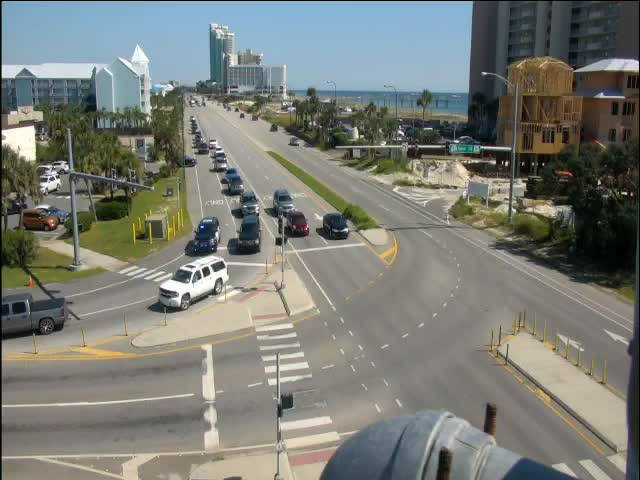
#> input picture FFAPI/fetched_images/AL_182_E_-_AL_161$21-10-16_13_56_26.jpg, 640 x 480 px, found by its file name; its folder holds only this picture in this run
$ python FF_process_fetch_images.py
#> lines starting #> are read from the running program, lines starting #| are printed output that depends on the picture
from PIL import Image
import os
from random import randrange

def crop_traffic_camera_image(img_name):
    img = Image.open(img_name)
#> img is the input picture: PIL image 640x480 RGB; mean R, G, B 121.3, 124.1, 117.3
    img = img.resize((640, 640))
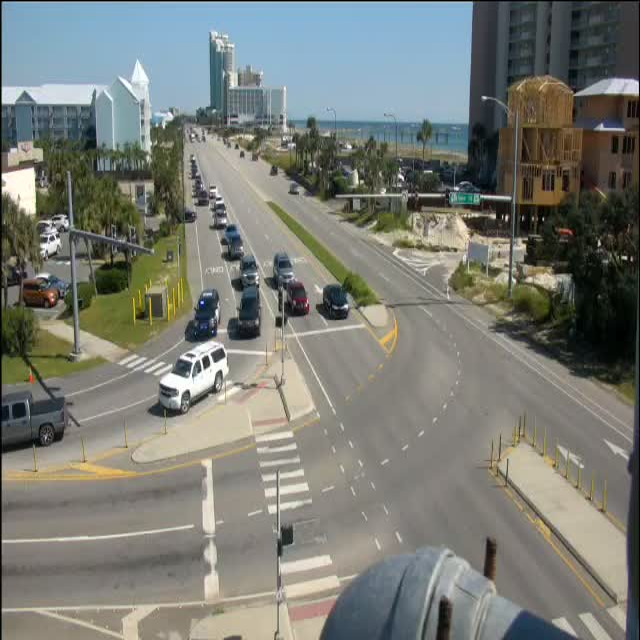
#> img: PIL image 640x640 RGB; mean R, G, B 121.3, 124.1, 117.3
    area = (0, 120, 640, 490)
    cropped_img = img.crop(area)
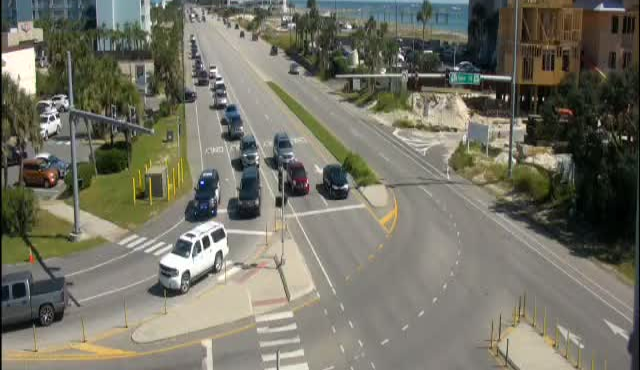
#> cropped_img: PIL image 640x370 RGB; mean R, G, B 115.4, 114.1, 100.6
    return cropped_img


directory = "/home/daviradia001/FFAPI/fetched_images"
processed_directory = "/home/daviradia001/FFAPI/processed_fetched_images"

for filename in os.listdir(directory):
    if filename.endswith(".jpg"):
        fnm = os.path.join(directory, filename)
        print(fnm)
        im = crop_traffic_camera_image(fnm)
        try:
            im.save(os.path.join(processed_directory, filename))

        except Exception as ex:
            pass
    else:
        continue

$ run again, on FFAPI/fetched_images/Broward_Blvd_and_NW_31st_Ave$21-10-16_13_56_23.jpg
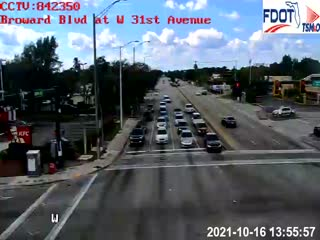
#> input picture FFAPI/fetched_images/Broward_Blvd_and_NW_31st_Ave$21-10-16_13_56_23.jpg, 320 x 240 px, found by its file name
#> in crop_traffic_camera_image, img is the input picture: PIL image 320x240 RGB; mean R, G, B 88.2, 96.4, 105.5
#> in crop_traffic_camera_image, `img = img.resize((640, 640))`:
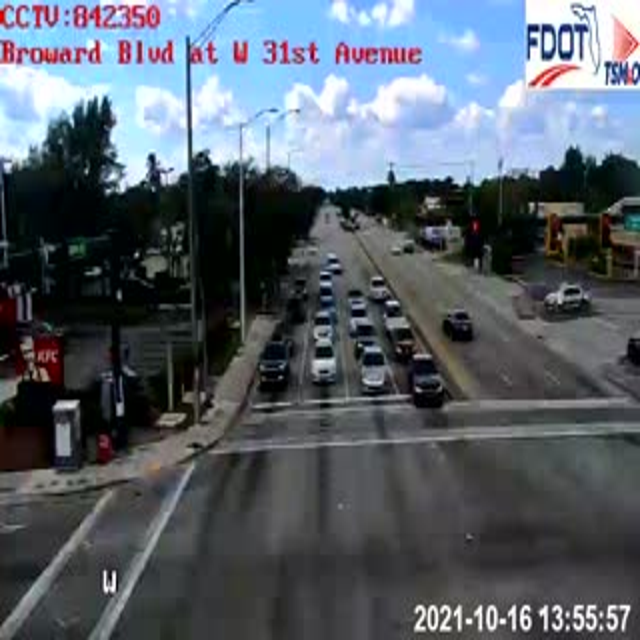
#> img: PIL image 640x640 RGB; mean R, G, B 88.2, 96.4, 105.4
#> in crop_traffic_camera_image, `cropped_img = img.crop(area)`:
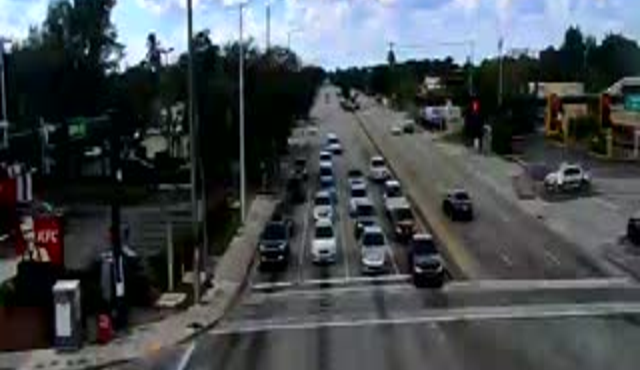
#> cropped_img: PIL image 640x370 RGB; mean R, G, B 69, 74.7, 78.1

$ run again, on FFAPI/fetched_images/FL-Lakeland_LA_Florida_Ave_-_Edgewood_Dr$21-10-16_13_56_27.jpg
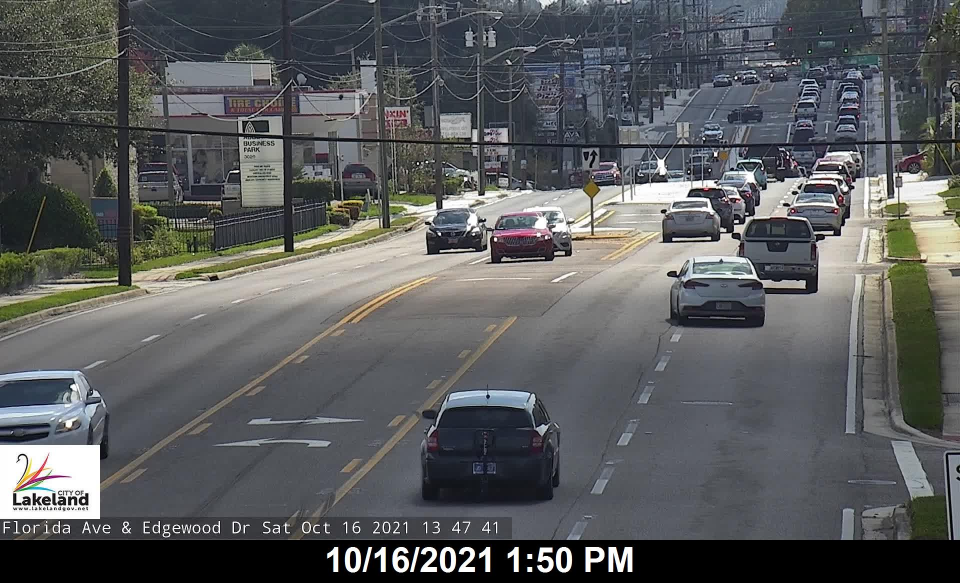
#> input picture FFAPI/fetched_images/FL-Lakeland_LA_Florida_Ave_-_Edgewood_Dr$21-10-16_13_56_27.jpg, 1920 x 1166 px, found by its file name (shown at 1/2 size)
#> in crop_traffic_camera_image, img is the input picture: PIL image 1920x1166 RGB; mean R, G, B 90.1, 91.9, 92.9
#> in crop_traffic_camera_image, `img = img.resize((640, 640))`:
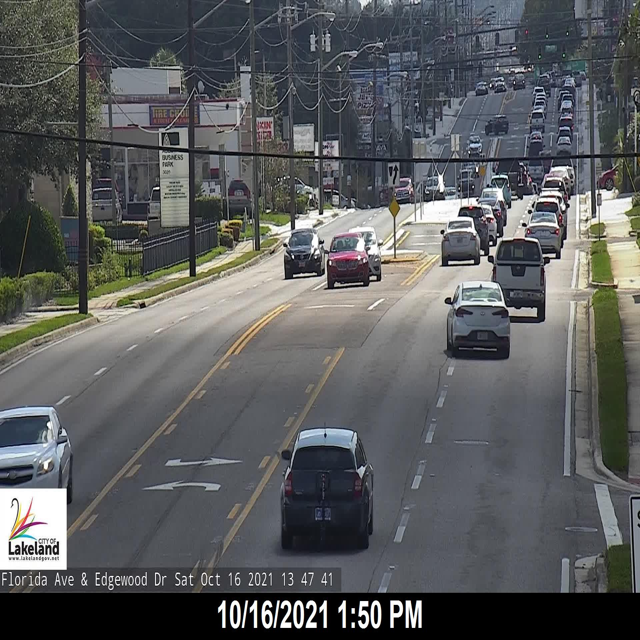
#> img: PIL image 640x640 RGB; mean R, G, B 90.1, 91.9, 92.9
#> in crop_traffic_camera_image, `cropped_img = img.crop(area)`:
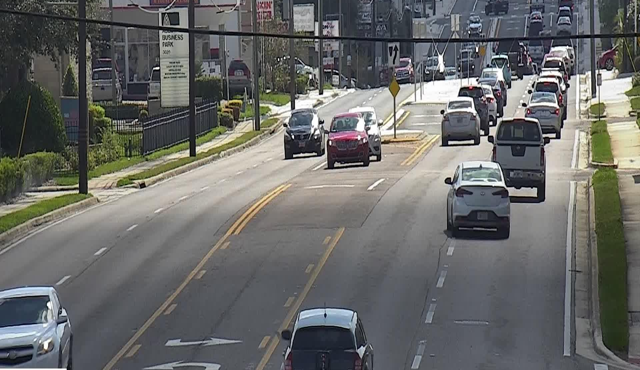
#> cropped_img: PIL image 640x370 RGB; mean R, G, B 104.7, 105.6, 103.9

$ run again, on FFAPI/fetched_images/FL-Lakeland_LA_Florida_Ave_-_Lake_Miriam_Dr$21-10-16_13_56_28.jpg
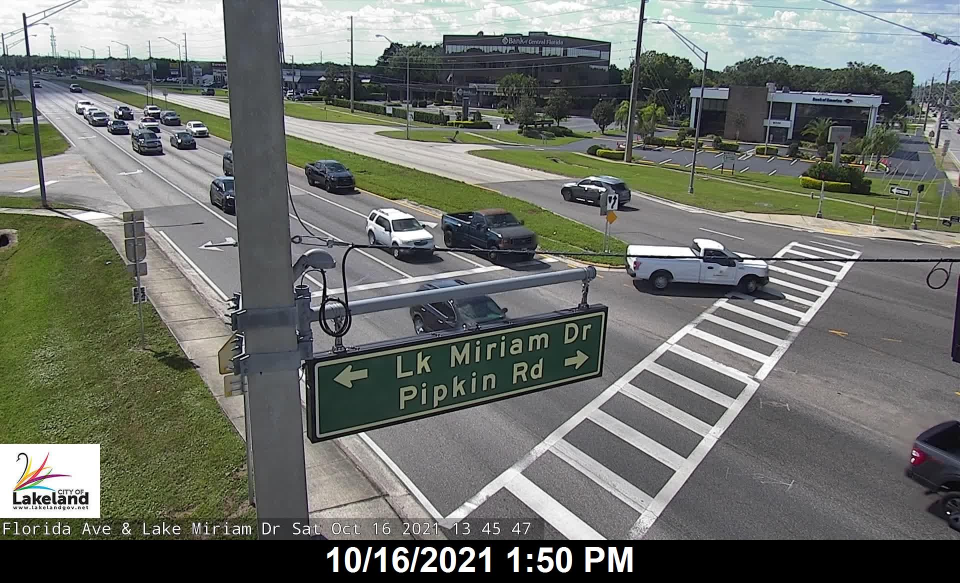
#> input picture FFAPI/fetched_images/FL-Lakeland_LA_Florida_Ave_-_Lake_Miriam_Dr$21-10-16_13_56_28.jpg, 1920 x 1166 px, found by its file name (shown at 1/2 size)
#> in crop_traffic_camera_image, img is the input picture: PIL image 1920x1166 RGB; mean R, G, B 109.5, 112.7, 106.5
#> in crop_traffic_camera_image, `img = img.resize((640, 640))`:
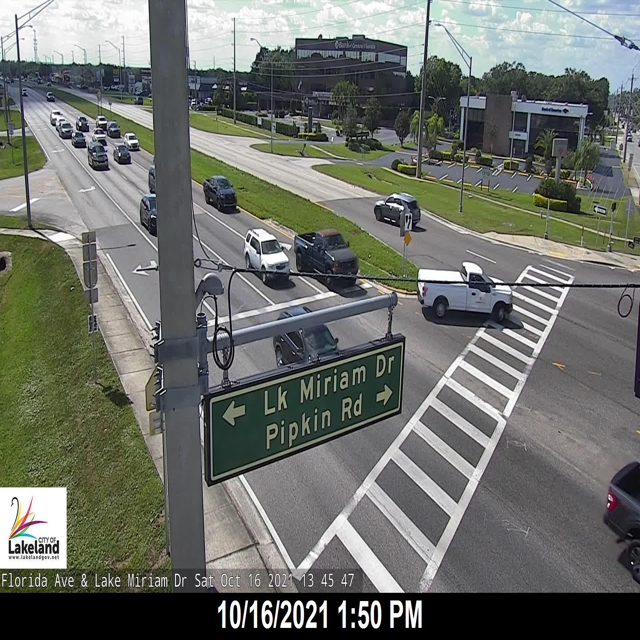
#> img: PIL image 640x640 RGB; mean R, G, B 109.5, 112.7, 106.5
#> in crop_traffic_camera_image, `cropped_img = img.crop(area)`:
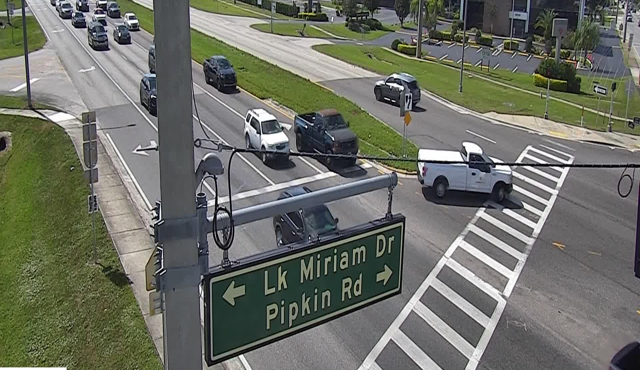
#> cropped_img: PIL image 640x370 RGB; mean R, G, B 109, 111.9, 101.9

$ run again, on FFAPI/fetched_images/AL_182_E_-_Loop_Road$21-10-16_13_56_26.jpg
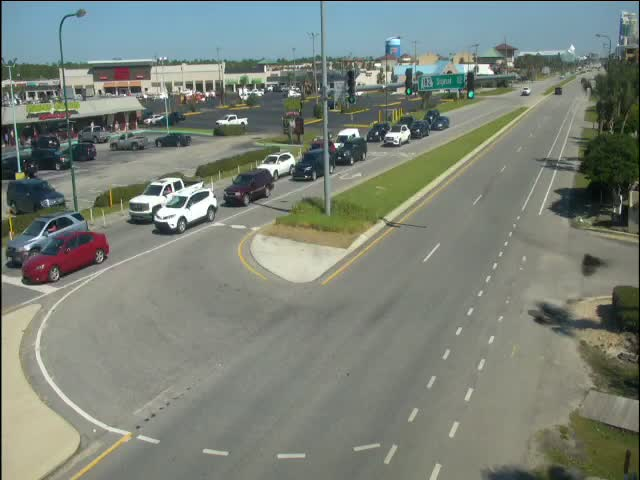
#> input picture FFAPI/fetched_images/AL_182_E_-_Loop_Road$21-10-16_13_56_26.jpg, 640 x 480 px, found by its file name
#> in crop_traffic_camera_image, img is the input picture: PIL image 640x480 RGB; mean R, G, B 122.8, 130.1, 119.9
#> in crop_traffic_camera_image, `img = img.resize((640, 640))`:
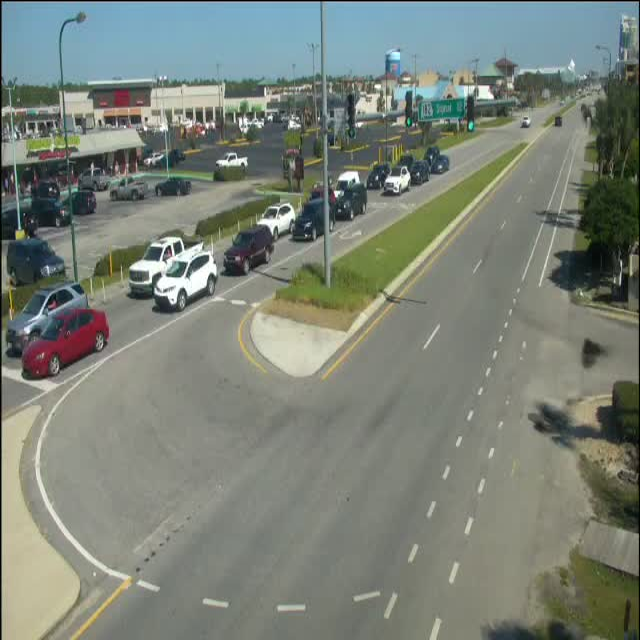
#> img: PIL image 640x640 RGB; mean R, G, B 122.8, 130.1, 119.9
#> in crop_traffic_camera_image, `cropped_img = img.crop(area)`:
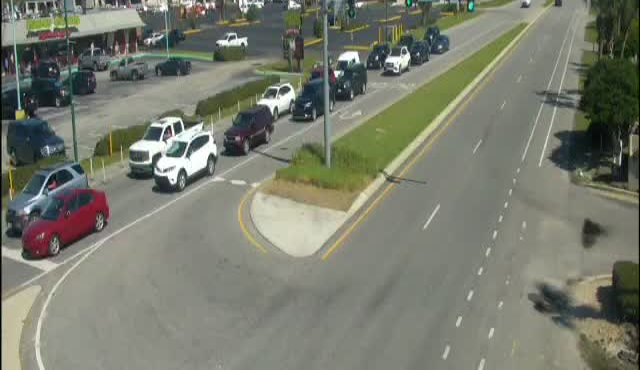
#> cropped_img: PIL image 640x370 RGB; mean R, G, B 120.3, 123.4, 109.8
